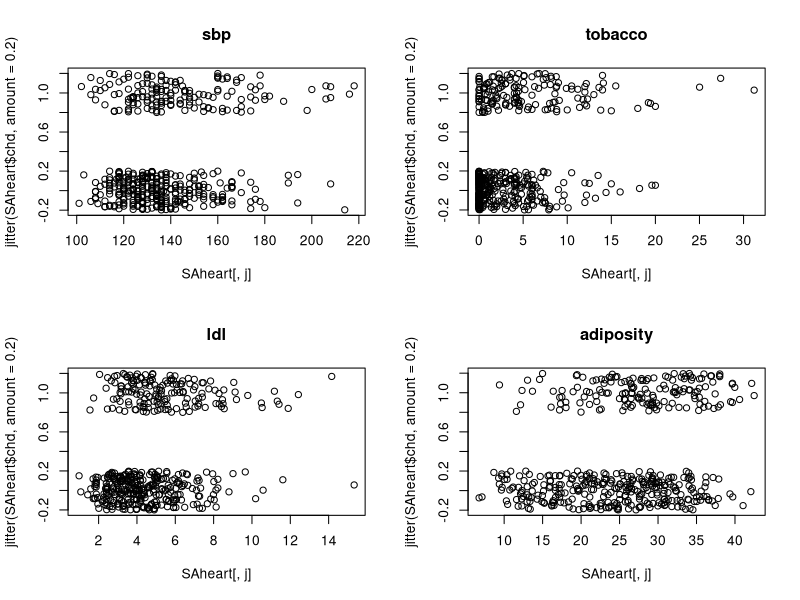
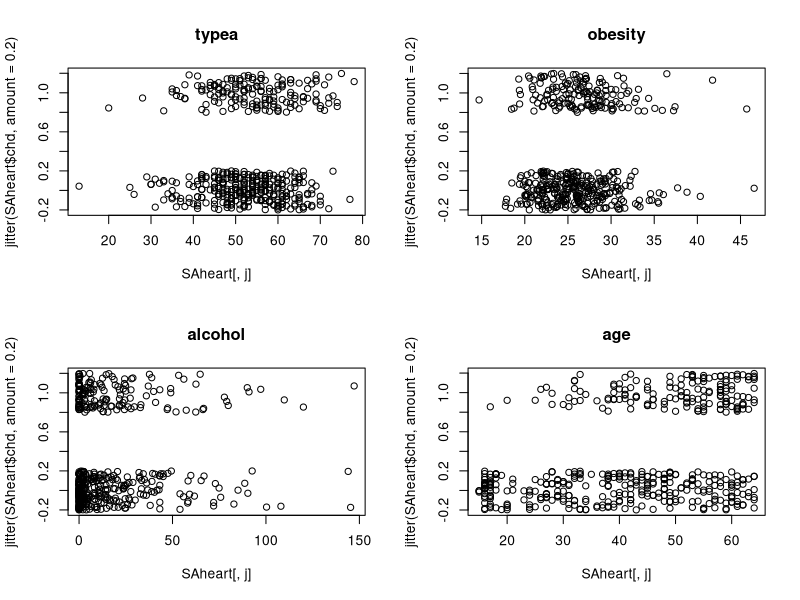
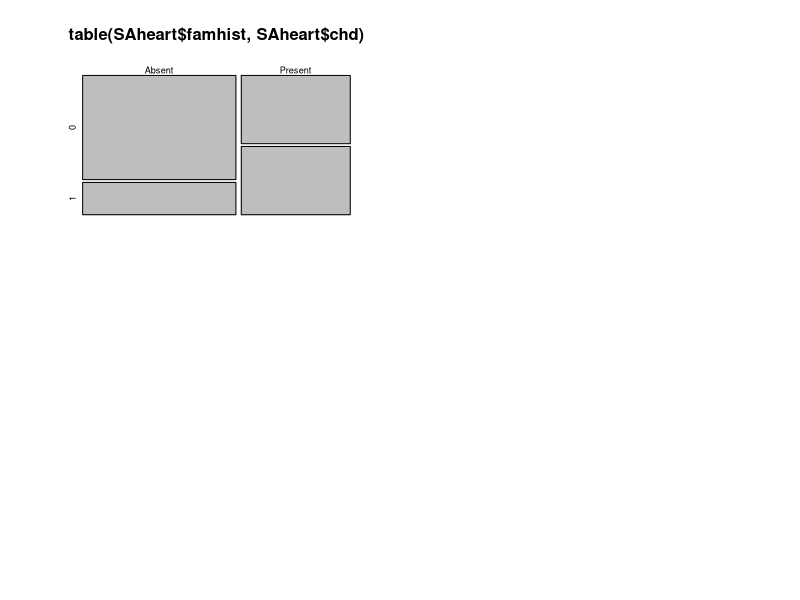
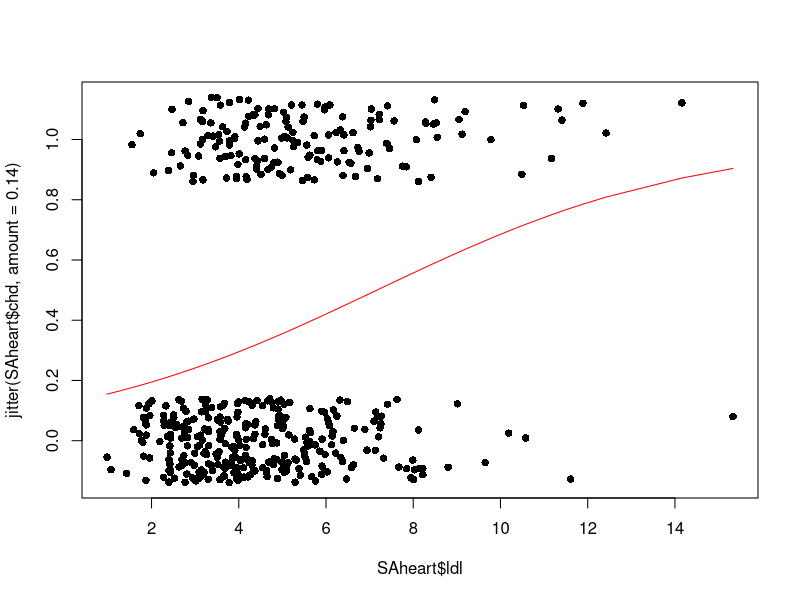
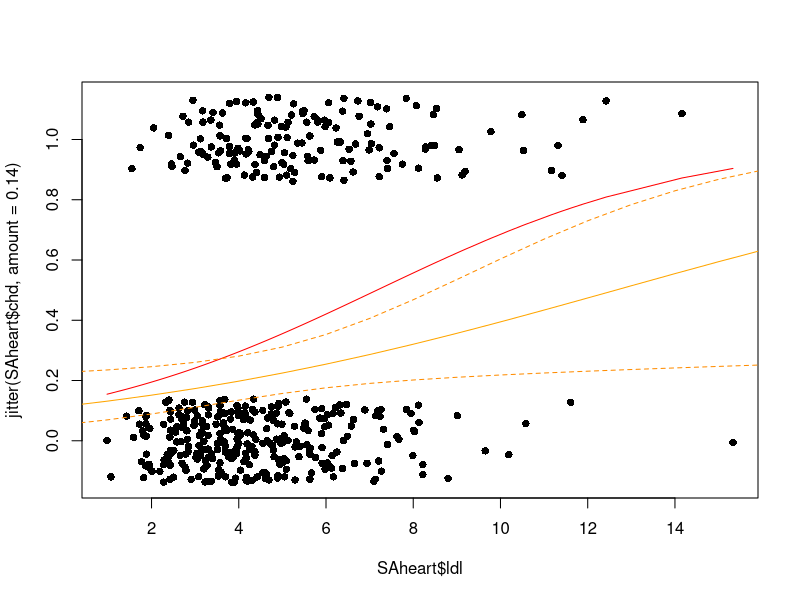
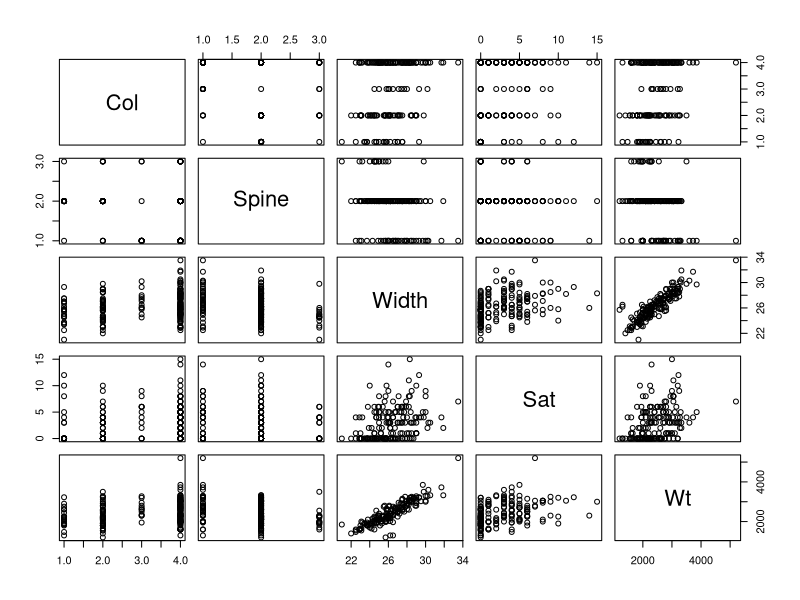
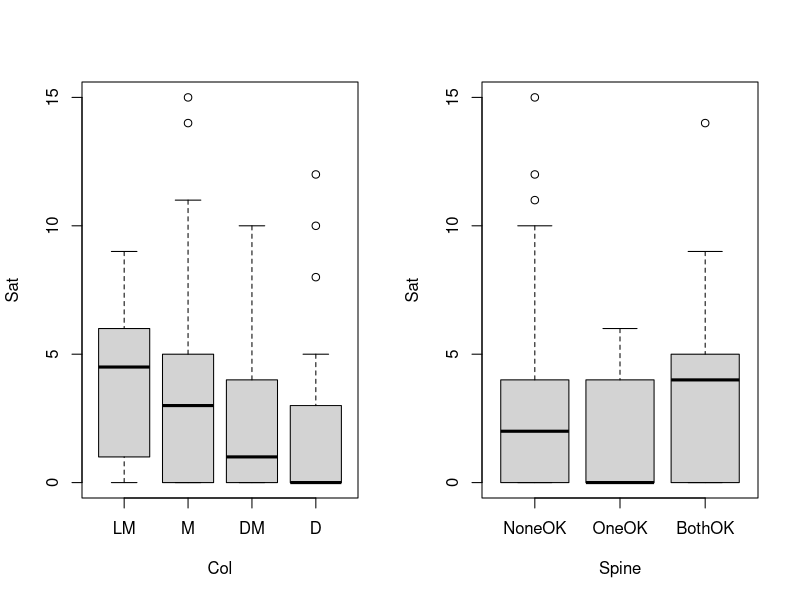
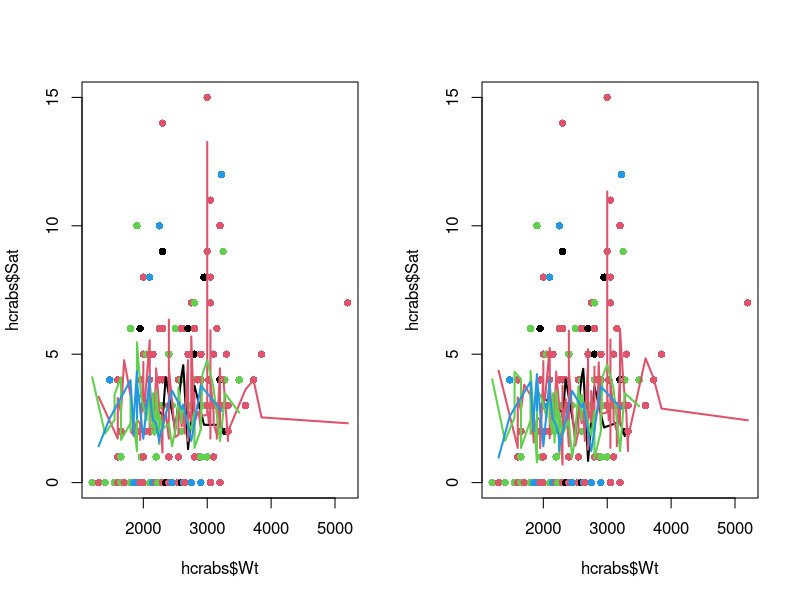

The R source for these figures, in order:
## ---- chunk 1
SAheart <- read.table("SAheart.csv",sep=",",head=TRUE)
## ---- chunk 2
par(mfrow=c(2,2))
for(j in 1:4) plot(jitter(SAheart$chd, amount = 0.2)~SAheart[,j], main = names(SAheart)[j])
## ---- chunk 3
par(mfrow=c(2,2))
for(j in 6:9) plot(jitter(SAheart$chd, amount = 0.2)~SAheart[,j], main = names(SAheart)[j])
## ---- chunk 4
table(SAheart$famhist, SAheart$chd)
mosaicplot(table(SAheart$famhist, SAheart$chd))
## ---- chunk 5
chd_mod_ldl <- glm(chd ~ ldl, family = binomial, data = SAheart)
summary(chd_mod_ldl)
## ---- chunk 6
par(mfrow=c(1,1))

plot(SAheart$ldl, jitter(SAheart$chd, amount = 0.14), pch = 16)

lines(sort(SAheart$ldl), 
      predict(chd_mod_ldl, newdata = data.frame(ldl = sort(SAheart$ldl)),
             type = "response"), col = "red")
## ---- chunk 7
confint.default(chd_mod_ldl, level = 0.99, parm = "ldl")
## ---- chunk 8
chd_mod_additive <- glm(chd ~ ., family = binomial, data = SAheart)
summary(chd_mod_additive)
## ---- chunk 9
anova(chd_mod_ldl, chd_mod_additive, test = "LRT")
## ---- chunk 10
# Backward
chd_mod_select <- step(chd_mod_additive, k = 2) # use AIC

# Forward
step(chd_mod_ldl, direction = "forward", 
     scope = list(lower = chd_mod_ldl, upper = chd_mod_additive))

# Both
step(chd_mod_ldl, direction = "both", 
     scope = list(lower = chd_mod_ldl, upper = chd_mod_additive))

## ---- chunk 11
chd_mod_select
## ---- chunk 12
anova(chd_mod_ldl, chd_mod_select, test = "LRT")
## ---- chunk 13
anova(chd_mod_additive, chd_mod_select, test = "LRT")
## ---- chunk 14
plot(SAheart$ldl, jitter(SAheart$chd, amount = 0.14), pch = 16)

# "pure" ldl effect
lines(sort(SAheart$ldl), 
      predict(chd_mod_ldl, newdata = data.frame(ldl = sort(SAheart$ldl)),
             type = "response"), col = "red")

# Fix the values
nd <- data.frame(ldl = seq(0,16), age = median(SAheart$age), 
                 tobacco = median(SAheart$tobacco), 
                 famhist = "Absent", typea = median(SAheart$typea))

# ldl effect, given that all the predictors have median values
lines(sort(nd$ldl), 
      predict(chd_mod_select, newdata = nd,
             type = "response"), col = "orange")

# Uncertainty estimation
linpred <- predict(chd_mod_select, newdata = nd,
             type = "link", se.fit = TRUE)

#
cint <- cbind(linpred$fit - qnorm(.995) * linpred$se.fit,
              linpred$fit + qnorm(.995) * linpred$se.fit)
cint_response <- 
  binomial()$linkinv(cbind(linpred$fit - qnorm(.995) * linpred$se.fit,
              linpred$fit + qnorm(.995) * linpred$se.fit))
lines(sort(nd$ldl), cint_response[,1], lty = 2, col = "darkorange")
lines(sort(nd$ldl), cint_response[,2], lty = 2, col = "darkorange")
  
## ---- chunk 15
hcrabs <- read.csv("hcrabs.csv", header = TRUE)
plot(hcrabs)
## ---- chunk 16
hcrabs$Spine <- factor(hcrabs$Spine, levels = c("NoneOK", "OneOK", "BothOK"))
hcrabs$Col <- factor(hcrabs$Col, levels = c("LM", "M", "DM", "D"))

## ---- chunk 17
par(mfrow=c(1,2))
plot(Sat~Col, data =hcrabs)
plot(Sat~Spine, data =hcrabs)
## ---- chunk 18
model0<-glm(Sat~1, family=poisson(link=log),data=hcrabs)
modelFull<-glm(Sat~., family=poisson(link=log),data=hcrabs)
anova(model0, modelFull, test = "LRT") ## at least some variables are significant
## ---- chunk 19
selAIC <-  step(model0, direction = "forward", 
    scope = list(lower = model0, upper = modelFull))
## ---- chunk 20
modelInteract <- glm(Sat~Wt*Col, family=poisson(link=log),data=hcrabs)
summary(selAIC)
summary(modelInteract)
AIC(selAIC, modelInteract)
anova(selAIC, modelInteract, test = "LRT")
## ---- chunk 21
hcrabs <-hcrabs[order(hcrabs$Wt),]
plot(hcrabs$Wt, hcrabs$Sat, col = as.numeric(hcrabs$Col), pch = 16)
lines(hcrabs$Wt[hcrabs$Col =="LM"], 
       predict(selAIC, type = "response")[hcrabs$Col =="LM"], col = 1, lwd = 2)
lines(hcrabs$Wt[hcrabs$Col =="M"], 
       predict(selAIC, type = "response")[hcrabs$Col =="M"], col = 2, lwd = 2)
lines(hcrabs$Wt[hcrabs$Col =="DM"], 
       predict(selAIC, type = "response")[hcrabs$Col =="DM"], col = 3, lwd = 2)
lines(hcrabs$Wt[hcrabs$Col =="D"], 
       predict(selAIC, type = "response")[hcrabs$Col =="D"], col = 4, lwd = 2)

plot(hcrabs$Wt, hcrabs$Sat, col = as.numeric(hcrabs$Col), pch = 16)
lines(hcrabs$Wt[hcrabs$Col =="LM"], 
       predict(modelInteract, type = "response")[hcrabs$Col =="LM"], col = 1, lwd = 2)
lines(hcrabs$Wt[hcrabs$Col =="M"], 
       predict(modelInteract, type = "response")[hcrabs$Col =="M"], col = 2, lwd = 2)
lines(hcrabs$Wt[hcrabs$Col =="DM"], 
       predict(modelInteract, type = "response")[hcrabs$Col =="DM"], col = 3, lwd = 2)
lines(hcrabs$Wt[hcrabs$Col =="D"], 
       predict(modelInteract, type = "response")[hcrabs$Col =="D"], col = 4, lwd = 2)
## ---- chunk 22
nd <- data.frame(Wt = 3000, Col = c("LM","M","D","DM"))
cint <- predict(modelInteract, newdata = nd, type = "link", se.fit = TRUE)

  exp(cbind(cint$fit - qnorm(.995)*cint$se.fit, 
      cint$fit + qnorm(.995)*cint$se.fit) )    
